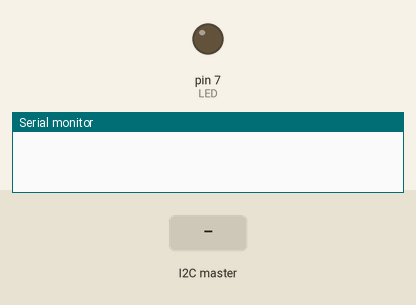
A sketch run on a simulated Arduino Uno, built with avr-gcc and run on an emulated ATmega328P. Parts: output pins drawn as LEDs (lit = HIGH), the last lines printed to the serial monitor. The test bench sets the inputs (shaded band).

Above: at 1.2 s.
1.3 s: the I2C master sends "H"
At 1.7 s:
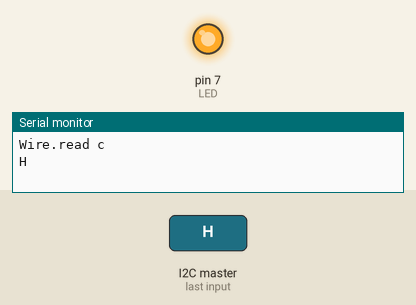
2.8 s: the I2C master sends "L"
At 4.1 s:
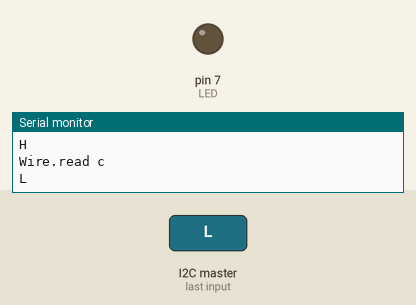
Timing chart, 0 to 5.8 s (numbered marks = the images above; inputs shaded):
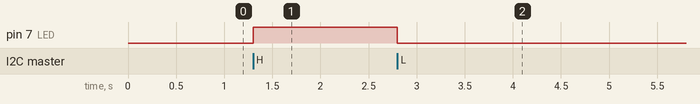

Measured:
- after the input at 1.3 s, pin 7 (LED): LOW → HIGH at once
- after the input at 2.8 s, pin 7 (LED): HIGH → LOW at once

The sketch:

I2C_Slave.ino
```cpp
//Declaração da biblioteca
#include <Wire.h>

//Pino LED
int LED = 7;

void setup() {
  Serial.begin(9600);
  //Inicializa o barramento I2C escravo
  Wire.begin(5);
  //Funcao
  Wire.onReceive(RecebeMsg);
  //Define o pino
  pinMode(LED, OUTPUT);
  //Desliga LED do slave
  digitalWrite(LED, LOW);
}
void loop() {
}
void RecebeMsg(int howMany){
  while(Wire.available()){
    //Le mensagem
    char c = Wire.read();
    Serial.println("Wire.read c");
    Serial.println(c);
    if( c == 'H' ){
      //Liga LED
      digitalWrite(LED,HIGH);
    } else if ( c == 'L' ){
      //Desliga LED
      digitalWrite(LED,LOW);
    }
  }
}
```
